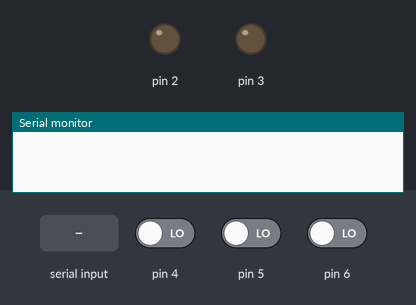
Recording of a sketch running on a simulated Arduino Uno, built with avr-gcc and run on an emulated ATmega328P. On the bench: output pins drawn as LEDs (lit = HIGH), the last lines printed to the serial monitor. Inputs (shaded band) come from the test bench; at power-on: pin 4 LOW, pin 5 LOW, pin 6 LOW.

Above: at 1.2 s.
1.3 s: "1" received over Serial
2.8 s: pin 4 driven HIGH
At 3.4 s:
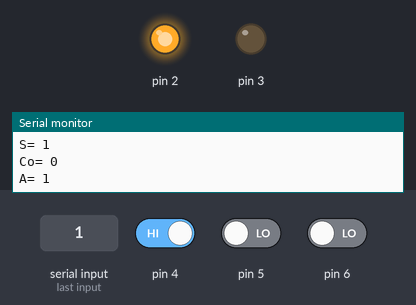
4.3 s: pin 5 driven HIGH
At 5.1 s:
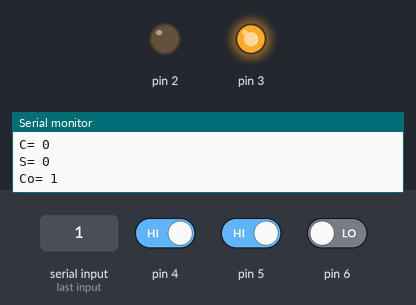
5.8 s: pin 6 driven HIGH
At 6.8 s:
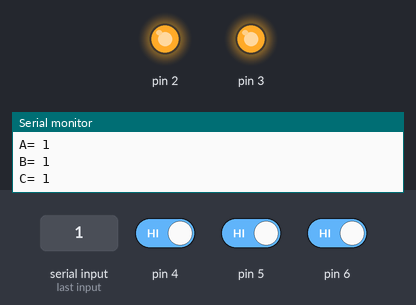
7.3 s: pin 6 driven LOW
At 8.5 s:
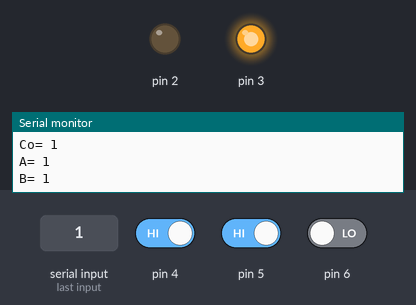
8.8 s: pin 4 driven LOW
At 10.2 s:
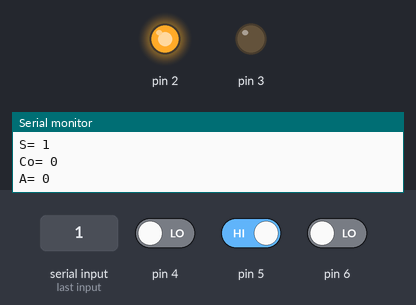
Timing chart, 0 to 11.3 s (numbered marks = the images above; inputs shaded):
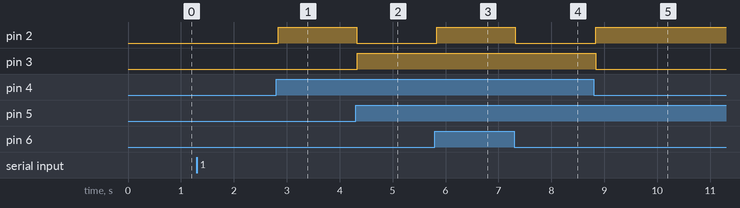

The sketch:

FULL_ADDER_SOFTWARE_INPUT_AND_PROCESS.ino
```cpp
// C++ code
//
void setup()
{
    pinMode(2, OUTPUT);
    pinMode(3, OUTPUT);
    Serial.begin(9600);
}

void loop()
{
    if (Serial.available() > 0)
    {
        int A = digitalRead(4);
        Serial.print("A= ");
        Serial.println(A);
        int B = digitalRead(5);
        Serial.print("B= ");
        Serial.println(B);
        int C = digitalRead(6);
        Serial.print("C= ");
        Serial.println(C);

        int S = (A ^ B ^ C);
        Serial.print("S= ");
        Serial.println(S);
        digitalWrite(2, S);
        int Co = (A & B) ^ (B & C) ^ (A & C);
        Serial.print("Co= ");
        Serial.println(Co);
        digitalWrite(3, Co);
    }
}
```

Measured:
- after the input at 2.8 s, pin 2: LOW → HIGH at once
- after the input at 4.3 s, pin 2: HIGH → LOW at once; pin 3: LOW → HIGH at once
- after the input at 5.8 s, pin 2: LOW → HIGH at once
- after the input at 7.3 s, pin 2: HIGH → LOW at once
- after the input at 8.8 s, pin 2: LOW → HIGH at once; pin 3: HIGH → LOW at once
